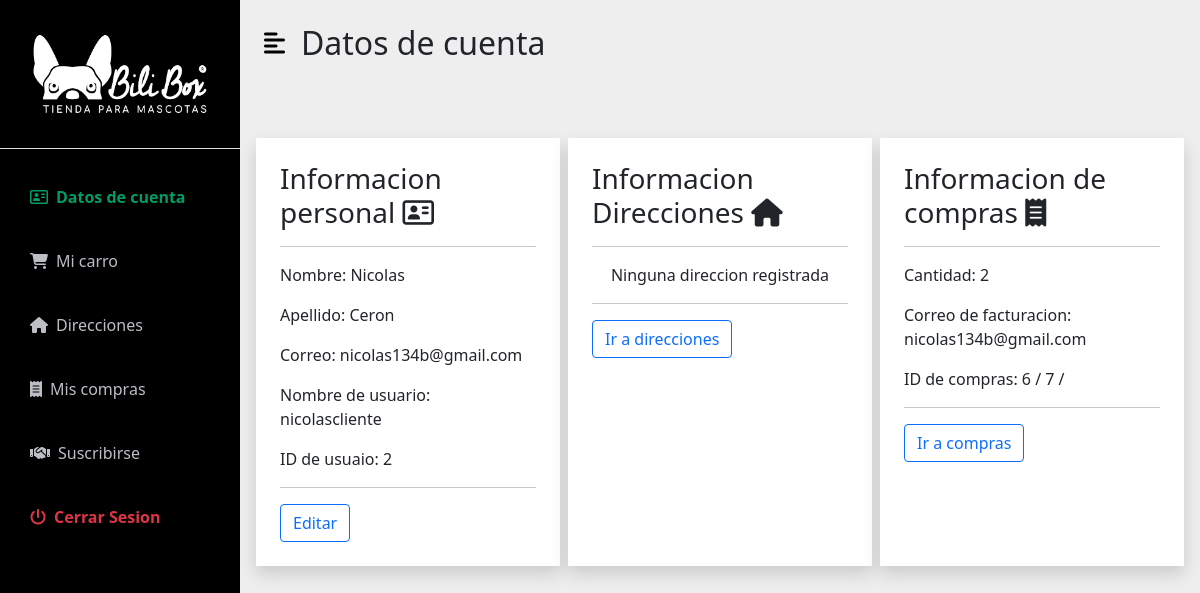
The app's page /dashboard/ (signed in), older data.
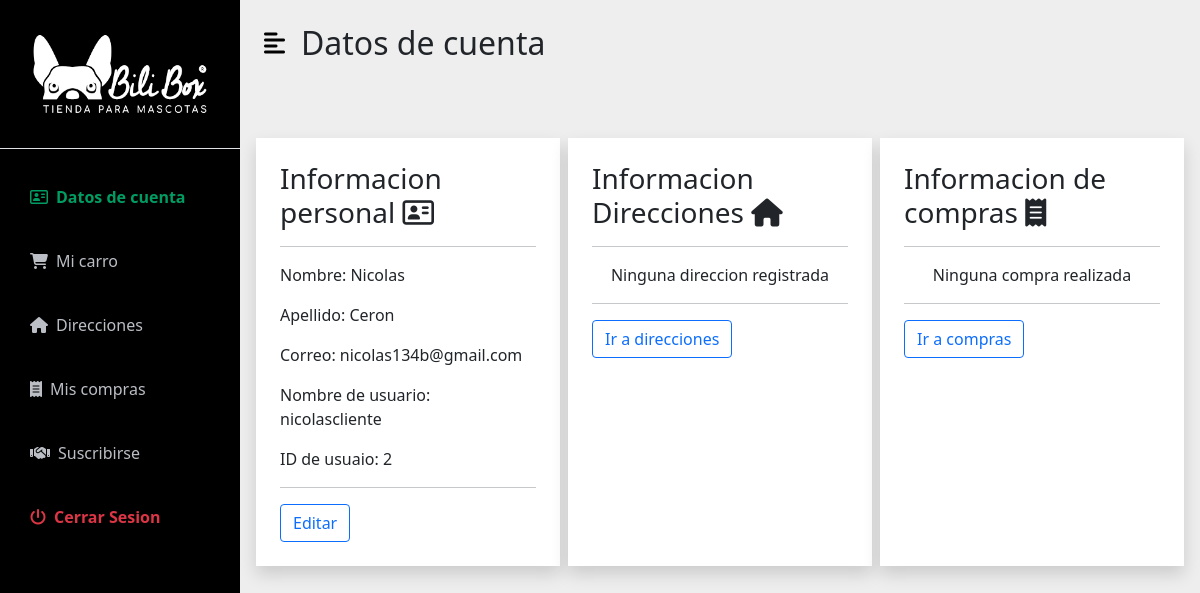
The same page, newer data.
### AppPedidos/models.py (models this page shows, shortened)
class Pedido(models.Model):
    user = models.ForeignKey(User, on_delete=models.CASCADE,related_name='pedidos')
    created_at = models.DateTimeField(auto_now_add=True)
    total = models.IntegerField()
    class Meta:
        db_table = 'pedidos' #Como se va a ver en la basen de datos
        verbose_name ='pedido'
        verbose_name_plural ='pedidos'

### AppDashboard/views.py (the view)
# urls.py: path('',views.dash_usuario, name='dashboard'),
@login_required
def dash_usuario(request):
    pedido = Pedido.objects.filter(user=request.user)
    detalle = DetallePedido.objects.filter(user=request.user)
    cant_pedido = pedido.count()
    direc = Direccion.objects.filter(user=request.user)
    cant_direc = direc.count()
    ctx = {
        'direc':direc,
        'cant_direc':cant_direc,
        'pedido': pedido,
        'detalle_pedido': detalle,
        'cant_pedido':cant_pedido,
    }
    return render (request,'Dashboards/datos_usuario.html',ctx)

### AppCarro/context_processor.py (called while the page is built)
def importe_total_carro(request):
    total=0
    try:
      if request.user.is_authenticated:
        for key, value in request.session["carro"].items():
          total = total + (int(value["precio"]) * value["cantidad"])
      else:
        pass
    except:
      pass
    return {'importe_total_carro':total}

### AppDashboard/templates/Dashboards/datos_usuario.html (shortened to what this page needs)
{% extends "Dashboards/base-dash.html" %}
{% load static %}
{% block content %}
<div id="page-content-wrapper">
    <nav class="navbar navbar-expand-lg navbar-light bg-transparent py-4 px-4">
        <div class="d-flex align-items-center">
            <i class="fas fa-align-left primary-text fs-4 me-3" id="menu-toggle"></i>
            <h2 class="fs-2 m-0">Datos de cuenta</h2>
        </div>
    </nav>
    <div class="container-fluid px-4 mt-5">
        <div class="row">
            <div class="col p-4 shadow m-1" style="background-color: white;">
                <h3>Informacion personal   <i class="fa-regular fa-address-card"></i></h3>
                <hr>
                <p>Nombre: {{request.user.first_name}}</p>
                <p>Apellido: {{request.user.last_name}}</p>
                <p>Correo: {{request.user.email}}</p>
                <p>Nombre de usuario: {{request.user.username}}</p>
                <p>ID de usuaio: {{request.user.id}}</p>
                <hr>
                <button class="btn btn-outline-primary">Editar</button>
            </div>
            <div class="col p-4 shadow m-1" style="background-color: white;">
                <h3>Informacion Direcciones <i class="fa-solid fa-house"></i></h3>
                <hr>
                {% if direc %}
                    <p>Cantidad: {{cant_direc}} </p>
                    <p>Direccion:
                    {% for i in direc %}
                        {{i.nombre}} / {{i.direccion}} / {{i.comuna}} |
                    {% endfor %}
                    </p>
                {% else %}
                <div>
                    <p class="text-center">Ninguna direccion registrada</p>
                </div>
                {% endif %}
                <hr>
                <a href="{% url 'dashboard:direcciones' %}">
                    <button class="btn btn-outline-primary">Ir a direcciones</button>
                </a>
            </div>
            <div class="col p-4 shadow m-1" style="background-color: white;">
                <h3>Informacion de compras <i class="fa-solid fa-receipt"></i></h3>
                <hr>
                {% if cant_pedido > 0 %}
                    <div>
                        <p>Cantidad: {{cant_pedido}}</p>
                        <p>Correo de facturacion: {{request.user.email}} </p>
                        <p>ID de compras:
                            {% for pedido in pedido %}
                                {{pedido.id}} /
                            {% endfor %}
                        </p>
                    </div>
                {% else %}
                    <div>
                        <p class="text-center">Ninguna compra realizada</p>
                    </div>
                {% endif %}
                <hr>
                <a href="{% url 'pedido:pedidos' %}">
                    <button class="btn btn-outline-primary">Ir a compras</button>
                </a>
            </div>
        </div>
    </div>
</div>
{% endblock %}

Row changes from the older to the newer data that the page shows:
removed Pedido: id "6"
removed Pedido: id "7"
Text that changed along with them:
{{ cant_pedido }}: "2" → (not shown)
{{ request.user.email }}: "nicolas134b@gmail.com" → (not shown)
text no longer shown: "Cantidad: Correo de facturacion: ID de compras:"
text now shown: "Ninguna compra realizada"
